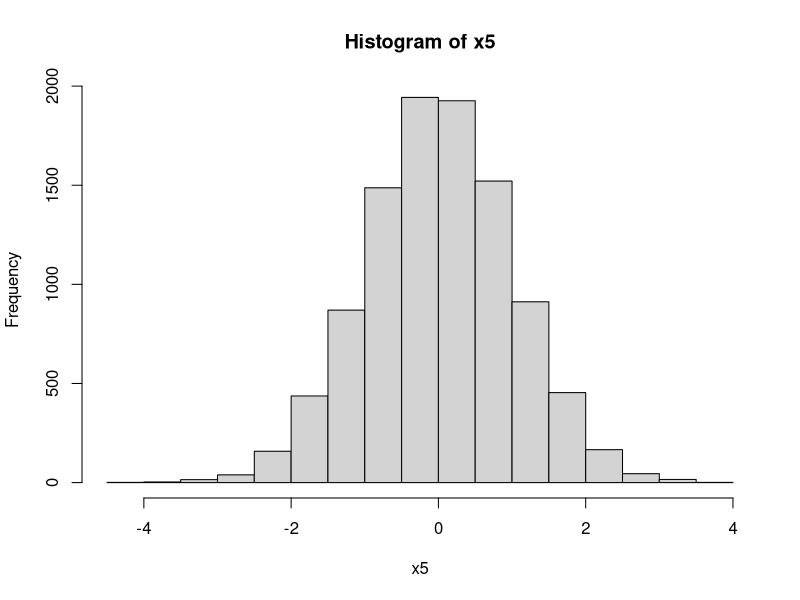
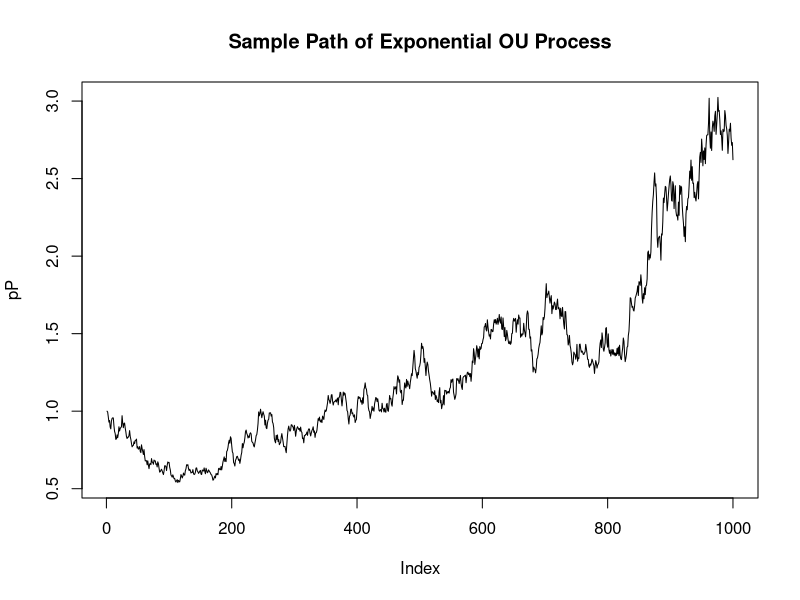
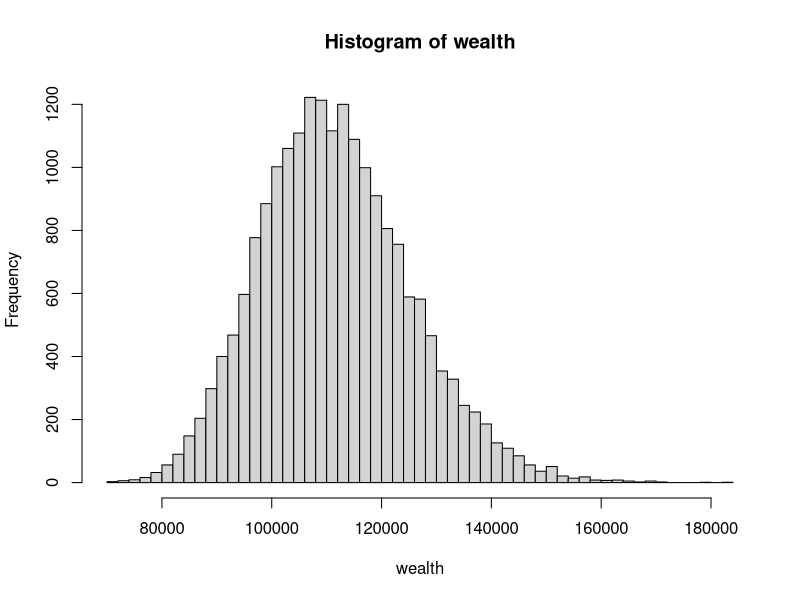
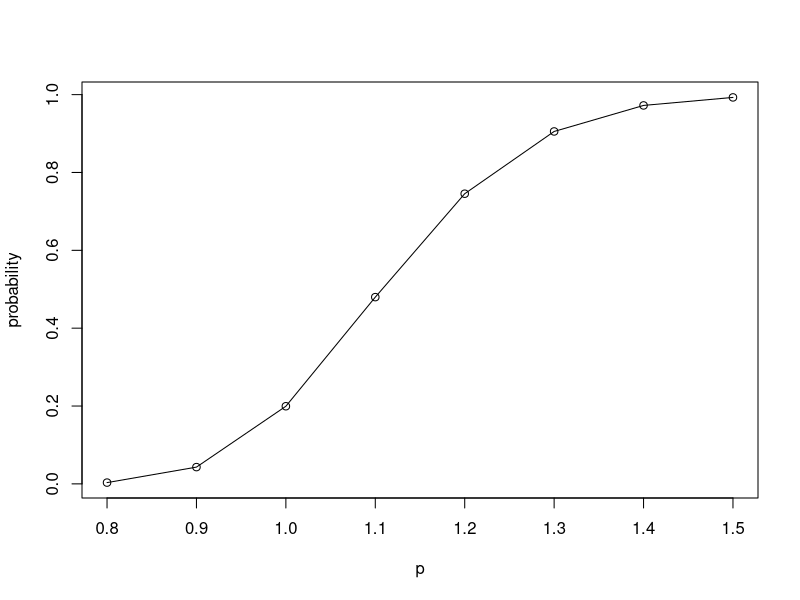
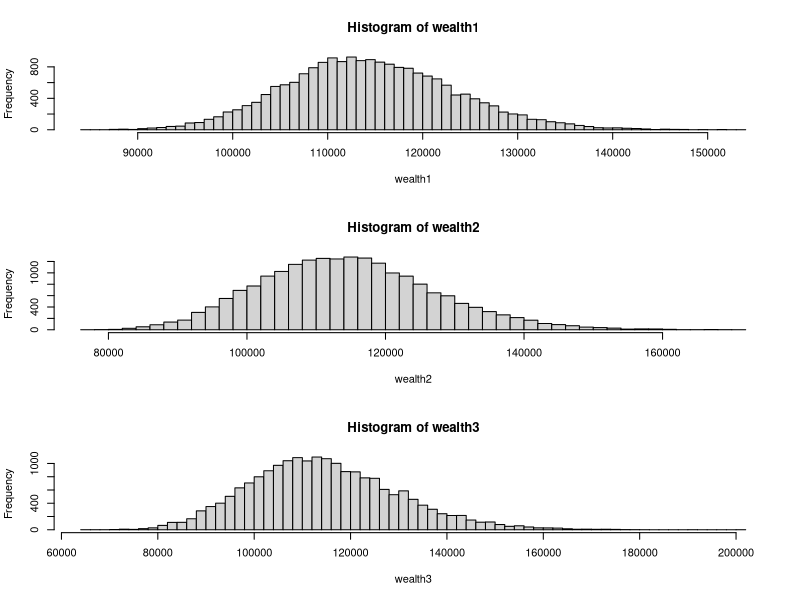
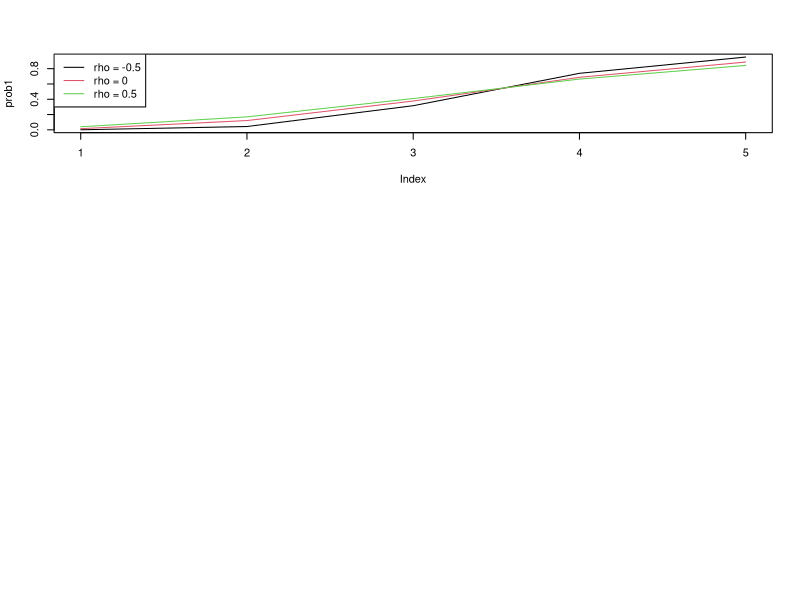

Recreate these plots in R, in order. (Note: a time limit stopped this script after it produced the figures.)
# Assignment 1
x = runif(1000000)
y = runif(1000000)
ans2 = mean(exp((x + y)^2))
ans2

U = runif(1000000)
eU = exp(U)
ans3 = mean(U * eU) - mean(U) * mean(eU)
ans3

U1 = runif(1000000)
U2 = runif(1000000)
a1 = U1 > 1 / 2
a2 = U2 < 1 / 2
a3 = 1 + 2 * U2 > 2 * U1
ans4 = 2 * mean(a1 * a2 * a3)
ans4

# Assignment 2
lambd2 = 1; x2 = numeric(50000)
for (i in 1:50000)
{
  u = runif(1)
  p = exp(-lambd2)
  F = p; j = 0;
  while(u > F)
  {
    p = p * lambd2 / (j + 1)
    F = F + p
    j = j + 1
    x2[i] = j
  }
}
cat(" E[X]:", mean(x2), "\n",
    "Var(X):", var(x2))

u31 = runif(10000)
y3 = - log(1 - u31)
u32 = runif(10000)
x3 = u32 ^ (1/y3)
cat(" E[X]:", mean(x3), "\n",
    "Var(X):", var(x3))

y4 = runif(101000)
u4 = runif(101000)
x4 = y4[which(u4 <= (1-y4))]
cat(" length(x4):", length(x4), "\n",
    "mean(x4):", mean(x4), "\n",
    "var(x4):", var(x4), "\n",
    "average number of iterations:", 101000/length(x4))

u51 = runif(13200)
u52 = runif(13200)
u53 = runif(13200)
y5 = numeric(13200)
geq = which(u51 >= 0.5)
les = which(u51 < 0.5)
y5[geq] = -log(u52[geq])
y5[les] = log(u52[les])
f = function(x){1/ sqrt(2 * pi) * exp(- x^2 /2)}
g = function(x){0.5 * exp(x) * (x <0 ) + 0.5 * exp(-x) * (x >=0)}
x5 = y5[which(u53 <= f(y5)/1.315/g(y5))]
cat(" Sample Size:", length(x5), "\n",
    "E[X]:", mean(x5), "\n",
    "Var(X):", var(x5), "\n",
    "Average Number of Uniforms used", 13200/length(x5))
hist(x5)

u61 = runif(100000)
u62 = runif(100000)
x6 = sqrt(-2*log(u61)) * cos(2 * pi * u62)
y6 = sqrt(-2*log(u61)) * sin(2 * pi * u62)
cat(" E[X]:", mean(x6), "\n",
    "Var(X):", var(x6), "\n",
    "E[Y]:", mean(y6), "\n",
    "Var(Y):", var(y6), "\n",
    "cov(X,Y)", cov(x6,y6))

# Assignment 3
# initialize parameters
set.seed(25); rm(list = ls())
x0 = 0; mu = 1; theta = 1; sig = 1
n = 10000; tau =  1; step = 1000
dt = tau / step

# generate plot of sample path
xP = numeric(step) + x0
wtP = rnorm(step - 1)
for (i in 1:(step - 1))
  xP[i+1] = xP[i] + theta * (mu - xP[i]) * dt + sig * sqrt(dt) * wtP[i]
pP = exp(xP)
# estimate E(P_1)
wt = rnorm((step - 1) * n)
x = numeric(n) + x0
for (i in 1:n)
  for (j in 1:(step-1))
    x[i] = x[i] + theta * (mu - x[i]) * dt + sig * sqrt(dt) * wt[(i - 1) * (step - 1) + j]
p = exp(x)

# displaying results
# plot(xP, type = "l", main = "OU Process")
plot(pP, type = "l", main = "Sample Path of Exponential OU Process")
muX = 1 - exp(-1)
varX = 0.5 * (1 - exp(-2))
c("Theoretical"=exp(muX + 0.5 * varX), "Simulated"= mean(p))

# initialize parameters and lambda function
set.seed(25); rm(list = ls())
t = 0; tau = 10; lambd = 1.12; n = 10000
lambdt = function(t) {(t^2 + t + 2) / 100}

# simulate money spent in [0, 10]
arrival = money = numeric(10000)
for (i in 1:10000) {
  t = 0
  u1 = runif(1)
  t = t - log(u1) / lambd
  while(t < tau) {
    u2 = runif(1)
    if (u2 < lambdt(t) / lambd) {
      arrival[i] = arrival[i] + 1
      money[i] = money[i] + sample(c(100,400,900),1)
    }
    u3 = runif(1)
    t = t - log(u3) / lambd
  }
}
c("Expectation of money spent:" = mean(money),
  "Variance of money spent:" = var(money))


# initialize parameters
rm(list = ls())
m = 12; n = 20000
tau = 1; dt = tau/m
s0 = 100; b0 = 1
r = 0.05; mu = 0.15; sig = 0.2
w0 = 100000; alpha = 0.6

# calculate terminal wealth
wealth = numeric(n)
for (j in 1:n)
{
  s = s0; b = b0; w = w0
  for (i in 1:m)
  {
    ss = w * alpha / s
    sb = w * (1 - alpha) / b
    z = (mu-0.5*sig^2)*dt+ sig*sqrt(dt)*rnorm(1)
    s = s * exp(z)
    b = b * exp(r* dt)
    w = ss * s + sb * b
  }
  wealth[j] = w
}

hist(wealth, breaks = 50)
c("Mean of W_T" = mean(wealth),
  "Variance of W_T" = var(wealth))

p = seq(0.8, 1.5, 0.1)
prob = numeric(length(p))
for (i in 1:length(p))
  prob[i] = mean(wealth/w0 <= p[i])
plot(p, prob, ylab = "probability")
lines(p, prob)

# initialize parmaeters
rm(list = ls())

# calculate terminal wealth
genWealth = function(rho, n = 20000){

  m = 12; tau = 1; dt = tau/m
  sa0 = 100; muA = 0.15; sigA = 0.2
  sb0 = 200; muB = 0.2; sigB = 0.25
  b0 = 1; r = 0.05; w0 = 100000
  wA = 0.4; wB = 0.3; wC = 0.3
  wealth = numeric(n)

  for (j in 1:n)
  {
    Sigma = matrix(c(sigA^2, rho * sigA * sigB, rho * sigA * sigB, sigB^2),2,2)
    C = chol(Sigma)
    Bt = rbind(rnorm(m), rnorm(m))
    Bt_ = t(C) %*% Bt
    BtA = Bt_[1,]; BtB = Bt_[2,]
    sa = sa0;sb = sb0;b = b0; w = w0
    for (i in 1:m)
    {
      wa = w * wA / sa
      wb = w * wB / sb
      wc = w * wC / b
      za = (muA-0.5*sigA^2)*dt+ sqrt(dt)*BtA[i]
      zb = (muB-0.5*sigB^2)*dt+ sqrt(dt)*BtB[i]
      sa = sa * exp(za)
      sb = sb * exp(zb)
      b = b * exp(r * dt)
      w = wa * sa + wb * sb + wc * b
    }
    wealth[j] = w
  }

  return(wealth)
}

wealth1 = genWealth(-0.5)
wealth2 = genWealth(0)
wealth3 = genWealth(0.5)
par(mfrow = c(3,1))
hist(wealth1, breaks = 50)
hist(wealth2, breaks = 50)
hist(wealth3, breaks = 50)
report = matrix(c(mean(wealth1),var(wealth1),mean(wealth2),var(wealth2),mean(wealth3),var(wealth3)), 2, 3)
colnames(report) = c("rho = -0.5", "rho = 0", "rho = 0.5")
rownames(report) = c("mean", "variance")
report

p = seq(0.9, 1.3, 0.1)
w0 = 10^5
prob1 = prob2 = prob3 = numeric(5)
for (i in 1:length(p)) {
  prob1[i] = mean(wealth1/w0 <= p[i])
  prob2[i] = mean(wealth2/w0 <= p[i])
  prob3[i] = mean(wealth3/w0 <= p[i])
}
plot(prob1, type = "l", col = 1);lines(prob2, col = 2);lines(prob3, col = 3)
legend("topleft", legend = c("rho = -0.5", "rho = 0", "rho = 0.5"), col = 1:3, lty = 1)


iterations = 1000
probM1 = matrix(0, iterations, length(p))
probM2 = matrix(0, iterations, length(p))
probM3 = matrix(0, iterations, length(p))
for (i in 1:iterations) {
  w1 = genWealth(-0.5, n = 1000)
  w2 = genWealth(0, n = 1000)
  w3 = genWealth(0.5, n = 1000)
  for (j in 1:length(p)) {
    probM1[i,j] = mean(w1/w0 <= p[j])
    probM2[i,j] = mean(w2/w0 <= p[j])
    probM3[i,j] = mean(w3/w0 <= p[j])
  }
}

p1 = matrix(0, 3, length(p))
p2 = matrix(0, 3, length(p))
p3 = matrix(0, 3, length(p))
for (i in 1:length(p)){
  p1[1,i] = quantile(probM1[,i], 0.975)
  p1[2,i] = quantile(probM1[,i], 0.025)
  p1[3,i] = quantile(probM1[,i], 0.5)
  p2[1,i] = quantile(probM2[,i], 0.975)
  p2[2,i] = quantile(probM2[,i], 0.025)
  p2[3,i] = quantile(probM2[,i], 0.5)
  p3[1,i] = quantile(probM3[,i], 0.975)
  p3[2,i] = quantile(probM3[,i], 0.025)
  p3[3,i] = quantile(probM3[,i], 0.5)
}
plot(p1[3,], col = 1, type = "l", xlab = p, ylab = "probability"); lines(p2[3,], col = 2); lines(p3[3,], col = 3)
lines(p1[1,], col = 1, lty = 2); lines(p2[1,], col = 2, lty = 2); lines(p3[1,], col = 3, lty = 2)
lines(p1[2,], col = 1, lty = 3); lines(p2[2,], col = 2, lty = 3); lines(p3[2,], col = 3, lty = 3)
legend("topleft", legend = c("rho = -0.5", "rho = 0", "rho = 0.5"), col = 1:3, lty = 1)

rm(list = ls())
tau = 1; m = 100; dt = tau / m # 252?
n = 10000;
s0 = 1; mu = 0.05; sig = 0.15
s = smax = numeric(m)
s[1] = s0
smax[1] = s0
D = numeric(m)
Bm = rnorm(m - 1)

for (i in 2:m) {
  z = (mu-0.5*sig^2)*dt+ sig*sqrt(dt)*Bm[i - 1]
  s[i] = s[i-1] * exp(z)
  if (smax[i-1] < s[i]) {
    smax[i] = s[i]
  } else {
    smax[i] = smax[i-1]
  }
  D[i] = smax[i] / s[i] - 1
}

plot(s, type = "l", col = 1, ylim = c(-0.1, 1.3), ylab = "Price")
lines(smax, col = 2); lines(D, col = 3)
legend("right", legend = c("S", "Smax", "Relative Drawdown"), col = 1:3, lty = 1)

sigs = seq(0.1, 0.4, 0.02)
p = length(sigs)
maxD = numeric(p)
for (k in 1:p) {
  mD = numeric(n)
  for (j in 1:n) {
    s = s0
    max = s0
    D = numeric(m)
    Bm = rnorm(m)
    for (i in 1:m) {
      z = (mu-0.5*sigs[k]^2)*dt+ sigs[k]*sqrt(dt)*Bm[i]
      s = s * exp(z)
      if (max < s)
        max = s
      D[i] = max / s - 1
    }
    mD[j] = max(D)
  }
  maxD[k] = mean(mD)
}

plot(sigs, maxD)

# Assignment 4
# Question 2
rm(list = ls())
set.seed(0)
S0 = 100; sig = 0.25; r = 0.03
Time = 0.5; t = 0; tau = Time - t
Klist = c(90, 100, 110)

Z = rnorm(100000)
ST = S0*exp((r - sig^2/2)*tau + sig*sqrt(tau)*Z)
scoreD = Z/(S0*sig*sqrt(tau)) # g = dnorm(Z)/(ST*sig*sqrt(tau/2)) dg = Z*g/(S0*sig*sqrt(tau/2))
scoreG = (Z^2 - 1)/(S0^2 * sig^2 * tau) - Z/(S0^2 *sig*sqrt(tau))

d1 = function(K) {(log(S0/K) + (r + sig^2/2)*tau) / (sig*sqrt(tau))}
d2 = function(K) {d1(K) - sig*(sqrt(tau))}
deltaF = sapply(Klist, function(K) {pnorm(d1(K)) - 1})
gammaF = sapply(Klist, function(K) {dnorm(d1(K)) / (S0*sig*sqrt(tau))})

put = function(K) {exp(-r*tau)*pmax(K - ST,0)}
deltaPW = function(K) {-exp(-r*tau)*(ST < K) * ST/S0}
deltaLR = function(K) {put(K)*scoreD}
gammaLR = function(K) {put(K)*scoreG}
gammaLRPW = function(K) {-exp(-r*tau)*(ST < K)*Z*K / (S0^2 * sig*sqrt(tau))}
gammaPWLR = function(K) {exp(-r*tau)*(ST < K)*ST / S0^2 * (1 - Z/(sig*sqrt(tau)))}

greeks = function(K) {
  data.frame(Delta_PW = deltaPW(K),
             Delta_LR = deltaLR(K),
             Gamma_LR = gammaLR(K),
             Gamma_LRPW = gammaLRPW(K),
             Gamma_PWLR = gammaPWLR(K))
}

report = function(x) {
  data.frame(Mean = sapply(x, mean),
             Variance = sapply(x, var))
}

estimate = lapply(Klist, greeks)
stats = lapply(estimate, report)

Knames = c("K = 90", "K = 100", "K = 110")
names1 = c("Formula", "PW", "LR", "Variance of PW Estimator", "Variance of LR Estimator")
names2 = c("Formula", "LR", "LR-PW", "PW-LR", "Variance of LR Estimator",
           "Variance of LR-PW Estimator", "Variance of PW-LR Estimator")
names(stats) = Knames
table1 = data.frame(c(deltaF[1], stats[[1]][1:2,1], stats[[1]][1:2,2]),
                    c(deltaF[2], stats[[2]][1:2,1], stats[[2]][1:2,2]),
                    c(deltaF[3], stats[[3]][1:2,1], stats[[3]][1:2,2]))
colnames(table1) = Knames; rownames(table1) = names1; table1
table2 = data.frame(c(gammaF[1], stats[[1]][3:5,1], stats[[1]][3:5,2]),
                    c(gammaF[2], stats[[2]][3:5,1], stats[[2]][3:5,2]),
                    c(gammaF[3], stats[[3]][3:5,1], stats[[3]][3:5,2]))
colnames(table2) = Knames; rownames(table2) = names2; table2

# Question 3
rm(list = ls())
set.seed(0)
S0 = 100; sig = 0.25; r = 0.04
Time = 0.5; t = 0; tau = Time - t
K1 = 100; K2 = 110; L = 90

Z = rnorm(100000)
SThalf = S0*exp((r - sig^2/2)*tau/2 + sig*sqrt(tau/2)*Z)
scoreD = Z/(S0*sig*sqrt(tau/2)) # g = dnorm(Z)/(ST*sig*sqrt(tau/2)) dg = Z*g/(S0*sig*sqrt(tau/2))
scoreV = -1/sig - Z*(log(S0/SThalf)+(r + sig^2/2)*tau/2)/(sig^2 * sqrt(tau/2))

d1 = function(K) {(log(SThalf/K) + (r + sig^2/2)*tau/2) / (sig*sqrt(tau/2))}
d2 = function(K) {d1(K) - sig*(sqrt(tau/2))}
call1 = SThalf * pnorm(d1(K1)) - exp(-r*tau/2)* K1 * pnorm(d2(K1))
call2 = SThalf * pnorm(d1(K2)) - exp(-r*tau/2)* K2 * pnorm(d2(K2))
exotic = exp(-r*tau/2)*(SThalf <= L)*call1 + exp(-r*tau/2)*(SThalf > L)*call2
delta = exotic * scoreD
vega = exotic * scoreV
report = data.frame(Delta = c(mean(delta), var(delta)),
                    Vega = c(mean(vega), var(vega)))
rownames(report) = c("Mean", "Variance")
report

# Assignment 5

# Problem 1
rm(list = ls())

# part a
p = 0.01
rhoList = c(0.2, 0.5, 0.8)
y = seq(0,1,0.001)

lossProb = function(rho) {
  pnorm((qnorm(1-p) - sqrt(1-rho)*qnorm(1-y))/sqrt(rho))
}
prob = sapply(rhoList, lossProb)
plot(y, prob[,1], type = "l", col = 1, xlab = "y", ylab = "probability", main = "Loss Probability")
lines(y, prob[,2], col = 2)
lines(y, prob[,3], col = 3)
legend("bottomright", legend = c("rho = 0.2", "rho = 0.5", "rho = 0.8"), col = 1:3, lty = 1)

# part b
PMF = function(m, rho) {
  x = qnorm(1 - p)
  pmf = numeric(m+1)
  integrand = function(z, l) {
    pz = 1 - pnorm((x - sqrt(rho)*z)/sqrt(1-rho))
    choose(m, l)* pz^l * (1 - pz)^(m-l) * dnorm(z)
  }
  for (l in 0:m) {
    f = function(x) {integrand(x, l)}
    pmf[l+1] = integrate(f, -Inf, Inf)$value
  }
  return(pmf)
}

pplot = function(m, y) {
  x = 0:m
  plot(x, y[,1], type = "l", col = 1, xlab = "l", ylab = "probability", main = paste("m =", m))
  lines(x, y[,2], col = 2)
  lines(x, y[,3], col = 3)
  legend("topright", legend = c("rho = 0.2", "rho = 0.5", "rho = 0.8"), col = 1:3, lty = 1)
}
pmf1 = sapply(rhoList, function(x) PMF(10, x))
pmf2 = sapply(rhoList, function(x) PMF(25, x))
pmf3 = sapply(rhoList, function(x) PMF(50, x))
pplot(10, pmf1)
pplot(25, pmf2)
pplot(50, pmf3)

# part c
rho = 0.5
m = 50
n = 1000000
x = qnorm(1-p)
X = matrix(0, nrow = n, ncol = m)
Z = rnorm(n)
for (i in 1:m) {
  X[,i] = sqrt(rho)*Z + sqrt(1-rho)*rnorm(n)
}
Y = X  > x
L = rowSums(Y)
hist(L, breaks = 50)
mean(L > 10)

# Importance Sampling Not Working
n = 200000
Z = rnorm(n)
pz = 1 - pnorm((x - sqrt(rho)*Z)/sqrt(1-rho))
tx = numeric(n)
pitx = function(tx, prob) {prob*exp(tx)/(prob*exp(tx) + (1-prob)) - 0.5}
for (i in 1:n) {
  tx[i] = uniroot(function(x) {pitx(x, pz[i])}, c(-300,300))$root
}
pp = pz*exp(tx)/(pz*exp(tx) + (1-pz))
Y = matrix(0, nrow = n, ncol = m)
for (i in 1:m) {
  Y[,i] = runif(n) < pp
}
L = rowSums(Y)
psi = m * log(pz*exp(tx)+(1-pz))
estimator = exp(-tx*L+psi)*(L > 10)
mean(estimator)

Z = rnorm(20000)
t = 10
pz = 1 - pnorm((x - sqrt(rho)*Z)/sqrt(1-rho))
pzx = pz*exp(t)/(pz*exp(t) + (1-pz))

Y = matrix(0, nrow = 20000, ncol = m)
for (i in 1:m) {
  Y[,i] = runif(20000) < pzx
}
L = rowSums(Y)

psi = 50 * log(pz*exp(t)+(1-pz))
estimator = exp(-t*L+psi)*(L > 10)
mean(estimator)
mean(L > 10)
sum(y)
head(pix)

# Exercise 2
rm(list = ls())

#create price trajectories
trajectories=function(n){
  dt=T/m
  S=matrix(S0,nrow=n,ncol=m+1)
  V=matrix(V0,nrow=n,ncol=m+1)
  for(i in 1:m){
    S[,i+1]=S[,i]*(1+(r-D)*dt+sqrt(V[,i])*sqrt(dt)*rnorm(n))
    V[,i+1]=V[,i]+kappa*(theta-V[,i])*dt+xi*sqrt(V[,i])*sqrt(dt)*rnorm(n)
  }
  return(list(S=S,V=V))
  plot(unlist(S))
}

S0=100
r=0.05
D=0.045
T=0.5
E=100
kappa=1
xi=0.1
theta=0.36
V0=0.4
m=40
X=trajectories(1)
#plot(unlist(X[1]))

#part 2
phi1=function(s,v){
  return(s-E/2)
}
phi2=function(s,v){
  return(v-theta)
}
phi3=function(s,v){
  return((s-E/2)^2)
}
phi4=function(s,v){
  return((s-E/2)*(v-theta))
}
phi5=function(s,v){
  return((v-theta)^2)
}
n=10000
X=trajectories(n)
p=function(s,E){
  return(abs(E-s))
}
W=p(X$S[,m+1],E)
i=m #time t=t[m-1]
Si=X$S[,i]
Vi=X$V[,i]
Y=exp(-r*T/m)*W
in_money=p(Si,E)>0
Ci=lm(Y~phi1(Si,Vi)+phi2(Si,Vi)+phi3(Si,Vi)+phi4(Si,Vi)+phi5(Si,Vi),subset=in_money)
summary(Ci)

#now price the American option
m=40
X=trajectories(n)
W=p(X$S[,m+1],E)

for(i in m:2){
  Si=X$S[,i]
  Vi=X$V[,i]
  Y=exp(-r*T/m)*W
  in_money=p(Si,E)>0
  Ci=lm(Y~phi1(Si,Vi)+phi2(Si,Vi)+phi3(Si,Vi)+phi4(Si,Vi)+phi5(Si,Vi),subset=in_money)
  W=Y
  Cvalues=predict(Ci,newdata=data.frame(Si=Si,Vi=Vi))
  p_values=p(Si,E)
  W[p_values>Cvalues]=p_values[p_values>Cvalues]
}
W=exp(-r*T/m)*W #at t=0, the value of a trajectory is discounted value at t=t[1]
price=mean(W)
alpha=0.05
MCerror=-qnorm(alpha/2)*sd(W)/sqrt(n)
price
